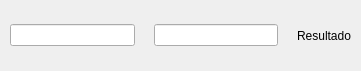
<?xml version="1.0" encoding="UTF-8"?>
<ui version="4.0">
 <class>Form</class>
 <widget class="QWidget" name="Form">
  <property name="geometry">
   <rect>
    <x>0</x>
    <y>0</y>
    <width>361</width>
    <height>71</height>
   </rect>
  </property>
  <property name="windowTitle">
   <string>Sumar</string>
  </property>
  <widget class="QWidget" name="horizontalLayoutWidget">
   <property name="geometry">
    <rect>
     <x>10</x>
     <y>10</y>
     <width>341</width>
     <height>51</height>
    </rect>
   </property>
   <layout class="QHBoxLayout" name="horizontalLayout">
    <item>
     <widget class="QLineEdit" name="sumando1LineEdit">
      <property name="alignment">
       <set>Qt::AlignCenter</set>
      </property>
     </widget>
    </item>
    <item>
     <widget class="QLabel" name="label">
      <property name="text">
       <string/>
      </property>
      <property name="pixmap">
       <pixmap>add.png</pixmap>
      </property>
     </widget>
    </item>
    <item>
     <widget class="QLineEdit" name="sumando2LineEdit">
      <property name="alignment">
       <set>Qt::AlignCenter</set>
      </property>
     </widget>
    </item>
    <item>
     <widget class="QLabel" name="label_2">
      <property name="text">
       <string/>
      </property>
      <property name="pixmap">
       <pixmap>equal.png</pixmap>
      </property>
     </widget>
    </item>
    <item>
     <widget class="QLabel" name="resultadoLabel">
      <property name="text">
       <string>Resultado</string>
      </property>
     </widget>
    </item>
   </layout>
  </widget>
 </widget>
 <resources/>
 <connections/>
</ui>
